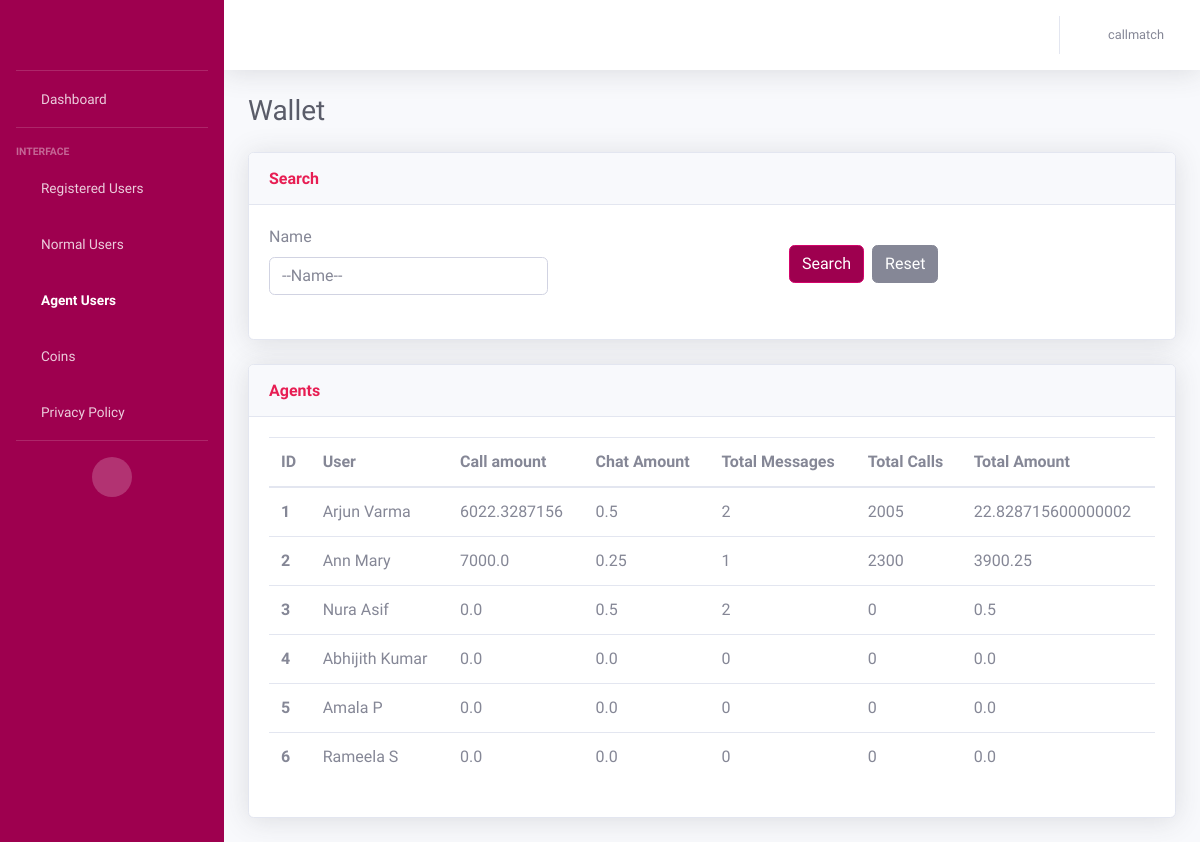
The app's page /wallet_agent_user (signed in), older data.
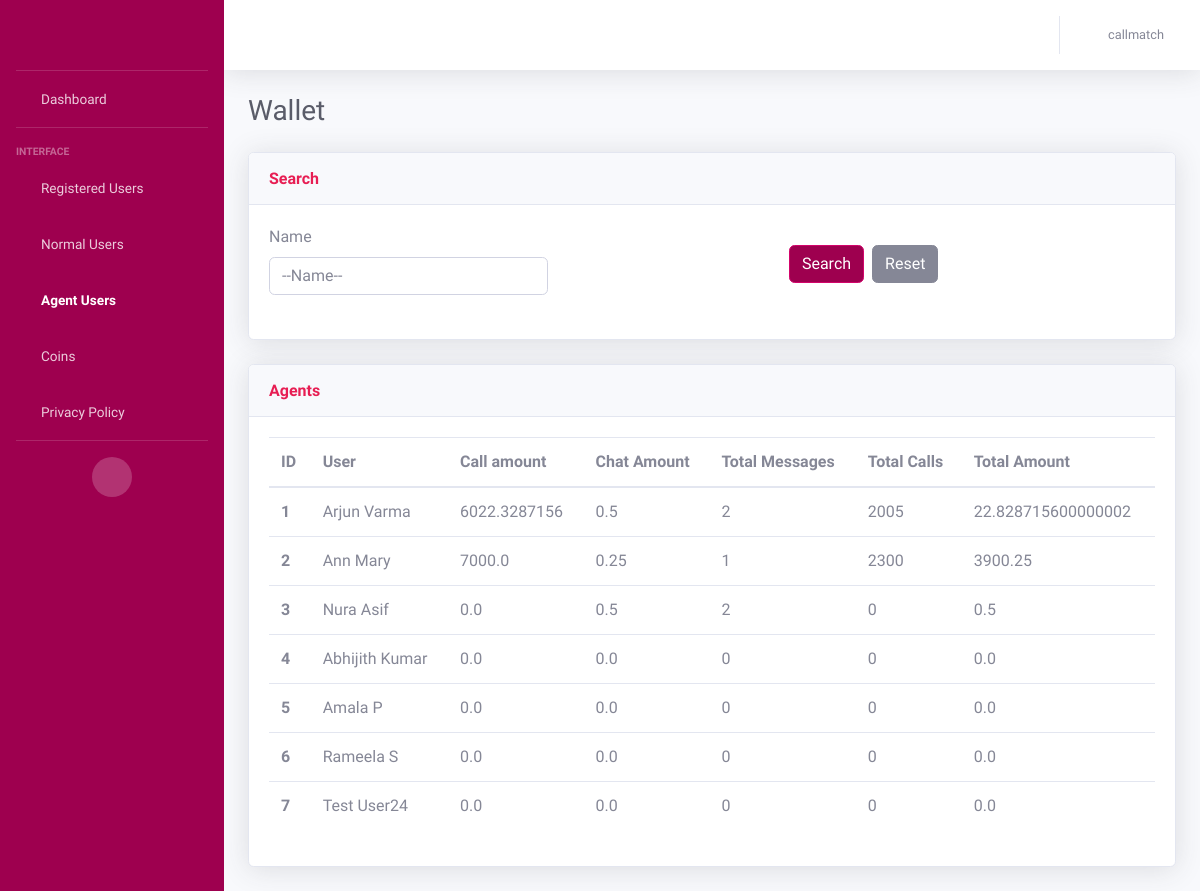
The same page, newer data.
### AdminApp/models.py (models this page shows, shortened)
class WalletModel(models.Model):
    wallet_id = models.AutoField(primary_key=True)
    user = models.ForeignKey(CustomerModel, on_delete=models.CASCADE)
    wallet_coins = models.IntegerField(default=300, null=True)
    messages_remaining = models.IntegerField(default=0)  # For normal users
    call_amount = models.FloatField(default=0.0)
    chat_amount = models.FloatField(default=0.0)
    total_messages_received = models.IntegerField(default=0)
    total_minutes = models.IntegerField(default=0)
    total_amount = models.FloatField(default=0.0)

class CustomerModel(models.Model):
    NORMAL_USER = 'Normal User'
    AGENT_USER = 'Agent User'
    USER_STATUS_CHOICES = [
        (NORMAL_USER, 'Normal User'),
        (AGENT_USER, 'Agent User'),
    ]
    BOTH = 'Both'
    MALAYALAM = 'Malayalam'
    TAMIL = 'Tamil'
    LANGUAGE_CHOICES = [
        (BOTH, 'Both'),
        (MALAYALAM, 'Malayalam'),
        (TAMIL, 'Tamil'),
    ]
    MALE = 'Male'
    FEMALE = 'Female'
    GENDER_CHOICES = [
        (MALE, 'Male'),
        (FEMALE, 'Female')
    ]
    customer_id = models.AutoField(primary_key=True)
    customer_first_name = models.CharField(max_length=100, default="unknown")
    customer_last_name = models.CharField(max_length=100, default="unknown")
    customer_email = models.EmailField(default="unknown")
    customer_contact = models.CharField(max_length=50)
    gender = models.CharField(
        max_length=20,
        choices=GENDER_CHOICES,
        null=True
    )
    status = models.CharField(
        max_length=20,
        choices=USER_STATUS_CHOICES,
        default=NORMAL_USER,
    )
    is_online = models.BooleanField(default=False)
    languages = models.CharField(
        max_length=20,
        choices=LANGUAGE_CHOICES,
        default=BOTH,
    )
    is_existing = models.BooleanField(default=False)
    adhaar_no = models.CharField(max_length=50, default="unknown")
    rating = models.IntegerField()
    terms_conditions = models.BooleanField(default=False)
    customer_password = models.CharField(max_length=100, default='unknown')
    @property
    def rating(self):
        from .models import RatingModel
        rating = RatingModel.objects.filter(agent=self).aggregate(Avg('ratings')).get('ratings__avg')
        return rating if rating is not None else 0

### AdminApp/views.py (the view)
# urls.py: path('wallet_agent_user', views.wallet_agentuser, name='wallet_agent_users'),
def wallet_agentuser(request):
    username = request.session.get('user', None)
    if username is None:
        return redirect('/login')
    wallets = WalletModel.objects.filter(user__status='Agent User')
    if request.method == 'GET':
        name = request.GET.get('name', '').strip()
        if name:
            wallets = wallets.filter(user__customer_first_name__istartswith=name)
    return render(request, 'agentuser_wallet.html', {'wallets': wallets, 'username': username})

### templates/agentuser_wallet.html (shortened to what the changed rows need)
<!DOCTYPE html>
<html lang="en">
<head>
    {% load static %}
    <link href="{% static 'vendor/fontawesome-free/css/all.min.css' %}" rel="stylesheet" type="text/css">
    <link href="{% static 'css/sb-admin-2.min.css' %}" rel="stylesheet">
</head>
<body id="page-top">
    <div id="wrapper">
        <div id="content-wrapper" class="d-flex flex-column">
            <div id="content">
                <div class="container-fluid">
                    <div class="d-sm-flex align-items-center justify-content-between mb-4">
                        <h1 class="h3 mb-0 text-gray-800">Wallet</h1>
                    </div>
                    <div class="row">
                        <div class="col">
                            <div class="card shadow mb-4">
                                <div class="card-body">
                                    <div class="table-responsive">
                                        <table class="table table-hover all-users">
                                          <thead>
                                            <tr>
                                              <th scope="col">ID</th>
                                              <th scope="col">User</th>
                                              <th scope="col">Call amount</th>
                                              <th scope="col">Chat Amount</th>
                                              <th scope="col">Total Messages</th>
                                              <th scope="col">Total Calls</th>
                                              <th scope="col">Total Amount</th>
                                            </tr>
                                          </thead>
                                          <tbody>
                                          {% for wallet in wallets %}
                                            <tr>
                                                <th scope="row">{{ forloop.counter }}</th>
                                              <td>{{wallet.user.customer_first_name}} {{wallet.user.customer_last_name}}</td>
                                              <td>{{wallet.call_amount}}</td>
                                              <td>{{wallet.chat_amount}}</td>
                                              <td>{{wallet.total_messages_received}}</td>
                                              <td>{{wallet.total_minutes}}</td>
                                              <td>{{wallet.total_amount}}</td>
                                            </tr>
                                          {% endfor %}
                                          </tbody>
                                        </table>
                                    </div>
                                </div>
                            </div>
                        </div>
                    </div>
                </div>
            </div>
        </div>
    </div>
</body>
</html>

Row changes from the older to the newer data that the page shows:
added WalletModel: user.customer_first_name "Test", user.customer_last_name "User24", call_amount "0.0", chat_amount "0.0", total_messages_received "0", total_minutes "0", total_amount "0.0"
